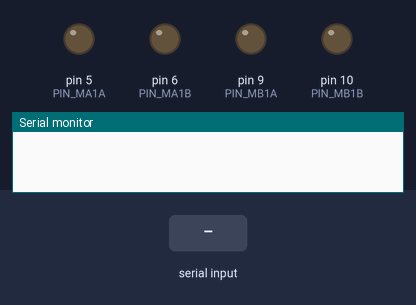
Simulated run of this sketch. Board: Arduino Uno, built with avr-gcc and run on an emulated ATmega328P. Shown: output pins drawn as LEDs (lit = HIGH), the last lines printed to the serial monitor. Inputs (shaded band) come from the test bench.

Above: at 1.2 s.
1.3 s: "F" received over Serial
At 1.8 s:
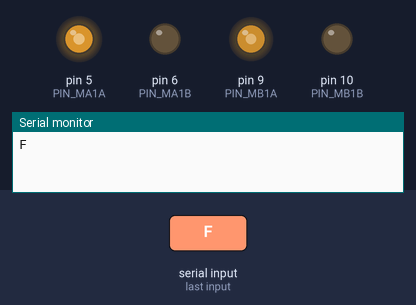
2.8 s: "B" received over the second serial link
At 4.0 s:
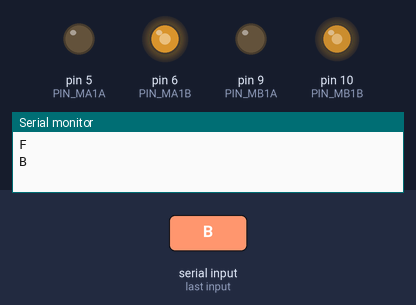
4.3 s: "R" received over Serial
At 5.3 s:
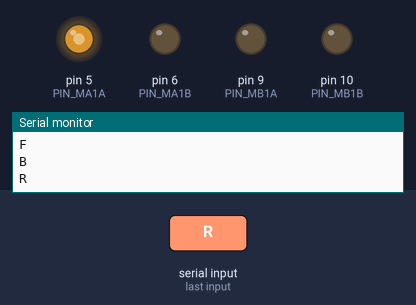
5.8 s: "L" received over the second serial link
At 6.4 s:
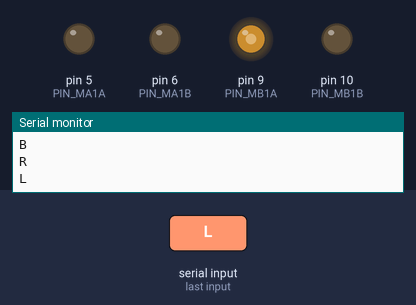
7.3 s: "S" received over Serial
At 7.6 s:
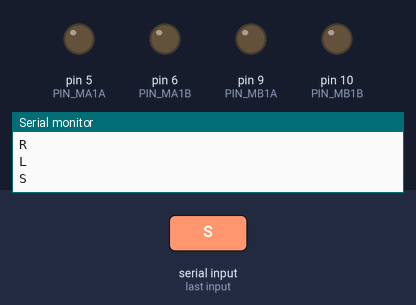
8.8 s: "B" received over Serial
At 9.9 s:
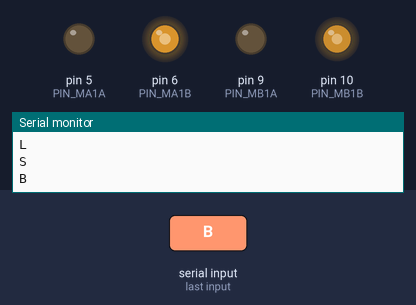
Timing chart, 0 to 11.3 s (numbered marks = the images above; inputs shaded):
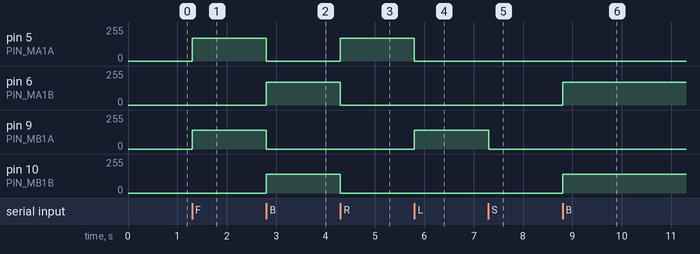

Measured:
- after the input at 1.3 s, pin 5 (PIN_MA1A): 0/255 → 170/255 at once; pin 9 (PIN_MB1A): 0/255 → 140/255 at once
- after the input at 2.8 s, pin 5 (PIN_MA1A): 170/255 → 0/255 at once; pin 6 (PIN_MA1B): 0/255 → 170/255 at once; pin 9 (PIN_MB1A): 140/255 → 0/255 at once; pin 10 (PIN_MB1B): 0/255 → 140/255 at once
- after the input at 4.3 s, pin 5 (PIN_MA1A): 0/255 → 170/255 at once; pin 6 (PIN_MA1B): 170/255 → 0/255 at once; pin 10 (PIN_MB1B): 140/255 → 0/255 at once
- after the input at 5.8 s, pin 5 (PIN_MA1A): 170/255 → 0/255 at once; pin 9 (PIN_MB1A): 0/255 → 140/255 at once
- after the input at 7.3 s, pin 9 (PIN_MB1A): 140/255 → 0/255 at once
- after the input at 8.8 s, pin 6 (PIN_MA1B): 0/255 → 170/255 at once; pin 10 (PIN_MB1B): 0/255 → 140/255 at once

The sketch:

03_06_bt_slave.ino
```cpp
#include <SoftwareSerial.h>
//블루투스 시리얼
SoftwareSerial mySerial(4, 3);

//왼쪽모터
#define PIN_MA1A 5
#define PIN_MA1B 6

//오른쪽모터
#define PIN_MB1A 9
#define PIN_MB1B 10

//속도변수 : 좌측바퀴 기준
#define WHEEL_DIFF_VALUE -30

int iSpeed = 170;
int leftWheelSpeed = iSpeed;
int rightWheelSpeed = leftWheelSpeed + WHEEL_DIFF_VALUE;

void setup() {
  Serial.begin(9600);
  //블루투스 시리얼 begin
  mySerial.begin(9600);

  // put your setup code here, to run once:
  pinMode(PIN_MA1A, OUTPUT);
  pinMode(PIN_MA1B, OUTPUT);
  pinMode(PIN_MB1A, OUTPUT);
  pinMode(PIN_MB1B, OUTPUT);
}

void loop() {
  char data = ' ';
  if (mySerial.available() > 0) {
    data = mySerial.read();
  }
  if (Serial.available() > 0) {
    data = Serial.read();
  }

  if (data != ' ') {
    Serial.println(data);
    // 전송값에 따라 액션
    if (data == 'F') {
      forward();
    } else if (data == 'B') {
      backward();
    } else if (data == 'R') {
      right();
    } else if (data == 'L') {
      left();
    } else if (data == 'S' || data == 'D' || data == 'x') {  //멈출 조건 S,D
      stop();
    }
  }
}

// 블루투스 자동차 속도 조절 함수
void setSpeed(int newSpeed) {
  //두 바퀴 속도 차이 : 왼쪽바퀴 기준
  leftWheelSpeed = newSpeed;
  rightWheelSpeed = leftWheelSpeed + WHEEL_DIFF_VALUE;  //기준속도보정

  rightWheelSpeed = (rightWheelSpeed > 255) ? 255 : rightWheelSpeed;
  rightWheelSpeed = (rightWheelSpeed < 0) ? 0 : rightWheelSpeed;

  Serial.println("LeftWSpeed: " + String(leftWheelSpeed) + " RightWSpeed: " + String(rightWheelSpeed));
}

void carMove(int aa, int ab, int ba, int bb) {
  analogWrite(PIN_MA1A, aa);
  analogWrite(PIN_MA1B, ab);

  analogWrite(PIN_MB1A, ba);
  analogWrite(PIN_MB1B, bb);
}

void forward() {
  carMove(leftWheelSpeed, 0, rightWheelSpeed, 0);
}

void backward() {
  carMove(0, leftWheelSpeed, 0, rightWheelSpeed);
}
void left() {
  carMove(0, 0, rightWheelSpeed, 0);
}
void right() {
  carMove(leftWheelSpeed, 0, 0, 0);
}
void stop() {
  carMove(0, 0, 0, 0);
}
```
